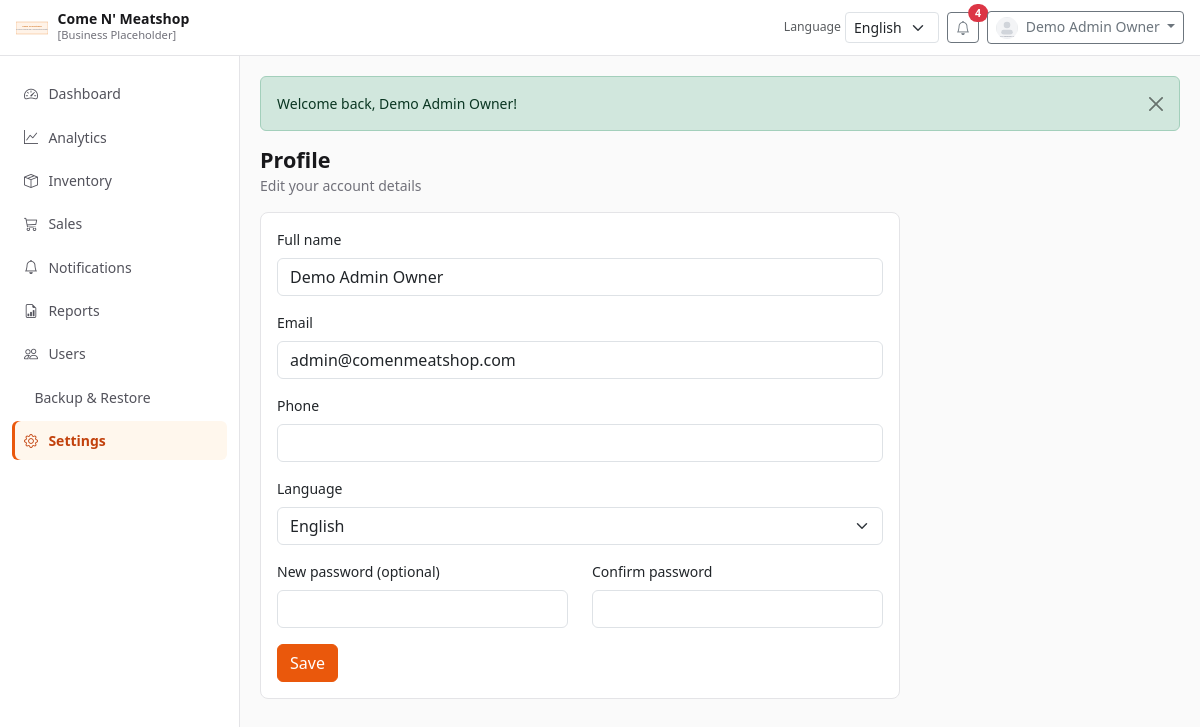
Page /sandbox-live-website/modules/settings/profile.php (signed in) on the committed database.
### tables this page shows
CREATE TABLE `users` (
  `id` INT UNSIGNED NOT NULL AUTO_INCREMENT,
  `role_id` TINYINT UNSIGNED NOT NULL,
  `username` VARCHAR(50) NOT NULL,
  `email` VARCHAR(150) NOT NULL,
  `password_hash` VARCHAR(255) NOT NULL,
  `full_name` VARCHAR(150) NOT NULL,
  `phone` VARCHAR(30) NULL,
  `avatar_path` VARCHAR(255) NULL,
  `language_preference` ENUM('en','fil') NOT NULL DEFAULT 'en',
  `status` ENUM('Active','Inactive','Archived','Deleted') NOT NULL DEFAULT 'Active',
  `is_owner` TINYINT(1) NOT NULL DEFAULT 0,
  `last_login_at` DATETIME NULL,
  `created_by` INT UNSIGNED NULL,
  `updated_by` INT UNSIGNED NULL,
  `created_at` DATETIME NOT NULL DEFAULT CURRENT_TIMESTAMP,
  `updated_at` DATETIME NOT NULL DEFAULT CURRENT_TIMESTAMP ON UPDATE CURRENT_TIMESTAMP,
  `archived_at` DATETIME NULL,
  `deleted_at` DATETIME NULL,
  PRIMARY KEY (`id`),
  UNIQUE KEY `uk_users_username` (`username`),
  UNIQUE KEY `uk_users_email` (`email`),
  KEY `idx_users_role_status` (`role_id`, `status`),
  KEY `idx_users_status` (`status`),
  CONSTRAINT `fk_users_role` FOREIGN KEY (`role_id`) REFERENCES `roles` (`id`)
    ON UPDATE CASCADE ON DELETE RESTRICT,
  CONSTRAINT `fk_users_created_by` FOREIGN KEY (`created_by`) REFERENCES `users` (`id`)
    ON UPDATE CASCADE ON DELETE SET NULL,
  CONSTRAINT `fk_users_updated_by` FOREIGN KEY (`updated_by`) REFERENCES `users` (`id`)
    ON UPDATE CASCADE ON DELETE SET NULL
);

### sandbox-live-website/includes/lang.php (called while the page is built, shortened)
<?php
function current_lang(): string
{
    $lang = $_SESSION['lang'] ?? 'en';
    return in_array($lang, ['en', 'fil'], true) ? $lang : 'en';
}
function translations(): array
{
    static $cache = [];
    $lang = current_lang();
    if (isset($cache[$lang])) {
        return $cache[$lang];
    }
    $file = __DIR__ . '/../assets/lang/' . $lang . '.php';
    $cache[$lang] = is_file($file) ? require $file : [];
    return $cache[$lang];
}
function __(string $key, array $replace = []): string
{
    $text = translations()[$key] ?? $key;
    return $text;
}

### sandbox-live-website/includes/functions.php (called while the page is built, shortened)
<?php
function app_config(?string $key = null)
{
    static $config = null;
    if ($config === null) {
        $config = require __DIR__ . '/../config/app.php';
    }
    $parts = explode('.', $key);
    $value = $config;
    foreach ($parts as $part) {
        $value = $value[$part];
    }
    return $value;
}
function base_url(string $path = ''): string
{
    $base = rtrim((string) app_config('base_url'), '/');
    $path = ltrim($path, '/');
    return $path === '' ? $base . '/' : $base . '/' . $path;
}
function e(?string $value): string
{
    return htmlspecialchars((string) $value, ENT_QUOTES | ENT_SUBSTITUTE, 'UTF-8');
}
function current_user(): ?array
{
    return $_SESSION['user'] ?? null;
}

### sandbox-live-website/config/app.php (called while the page is built, shortened)
<?php
return [
    'name' => "Come N' Meatshop",
    'tagline' => 'Web-Based Inventory Management System',
    'timezone' => 'Asia/Manila',
    'base_path' => str_replace('\\', '/', dirname(__DIR__)),
    'base_url' => getenv('https://gitrem0te.github.io/DemoMeatShop/') ?: '/live%20website/DemoMeatShop/sandbox-live-website/',
    'default_language' => 'en',
    'supported_languages' => ['en', 'fil'],
    'currency_symbol' => '₱',
    'currency_code' => 'PHP',
    'default_vat_percent' => 12.00,
    'default_min_stock' => 10,
    'near_expiry_days' => 3,
    'email_notifications_enabled' => false,
    'business' => [
        'name' => "Come N' Meatshop",
        'address' => '[Business Address Placeholder]',
        'phone' => '[Contact Number Placeholder]',
        'email' => '[Business Email Placeholder]',
        'logo' => 'assets/images/placeholders/logo-placeholder.svg',
        'receipt_footer' => "Thank you for shopping at Come N' Meatshop!",
    ],
];

### sandbox-live-website/assets/lang/en.php (called while the page is built, shortened)
<?php
return [
    'Please log in to continue.' => 'Please log in to continue.',
    'You do not have permission to access that page.' => 'You do not have permission to access that page.',
    'Invalid security token. Please try again.' => 'Invalid security token. Please try again.',
    'Dashboard' => 'Dashboard',
    'Analytics' => 'Analytics',
    'Inventory' => 'Inventory',
    'Sales' => 'Sales',
    'Notifications' => 'Notifications',
    'Reports' => 'Reports',
    'Users' => 'Users',
    'Backup & Restore' => 'Backup & Restore',
    'Settings' => 'Settings',
    'Profile' => 'Profile',
    'Logout' => 'Logout',
    'Login' => 'Login',
    'Username or Email' => 'Username or Email',
    'Password' => 'Password',
    'Sign in' => 'Sign in',
    'Welcome back' => 'Welcome back',
    'Sales Summary' => 'Sales Summary',
    'Inventory Summary' => 'Inventory Summary',
    'Low Stock Items' => 'Low Stock Items',
    'Search' => 'Search',
    'Add Product' => 'Add Product',
    'Add Stock' => 'Add Stock',
    'Save' => 'Save',
    'Cancel' => 'Cancel',
    'Edit' => 'Edit',
    'Delete' => 'Delete',
    'Archive' => 'Archive',
    'Restore' => 'Restore',
    'Record Sale' => 'Record Sale',
    'Sales History' => 'Sales History',
    'Review Sale' => 'Review Sale',
    'Confirm & Save' => 'Confirm & Save',
    'Make Changes' => 'Make Changes',
    'Print Receipt' => 'Print Receipt',
    'Mark as read' => 'Mark as read',
    'Clear' => 'Clear',
    'Language' => 'Language',
    'English' => 'English',
    'Filipino' => 'Filipino',
    'Invalid username or password.' => 'Invalid username or password.',
    'Account is not active.' => 'Account is not active.',
    'Logged out successfully.' => 'Logged out successfully.',
    'Profile updated successfully.' => 'Profile updated successfully.',
    'No records found.' => 'No records found.',
    'Actions' => 'Actions',
    'Status' => 'Status',
    'Total Sales' => 'Total Sales',
    'Transactions' => 'Transactions',
    'Products' => 'Products',
    'Active Products' => 'Active Products',
    'Out of Stock' => 'Out of Stock',
    'Near Expiry' => 'Near Expiry',
    'Expired' => 'Expired',
];

### sandbox-live-website/includes/db.php (called while the page is built, shortened)
<?php
function db(): PDO
{
    static $pdo = null;
    if ($pdo instanceof PDO) {
        return $pdo;
    }
    $cfg = require __DIR__ . '/../config/database.php';
    $dsn = sprintf(
        'mysql:host=%s;port=%d;dbname=%s;charset=%s',
        $cfg['host'],
        $cfg['port'],
        $cfg['dbname'],
        $cfg['charset']
    );
    $pdo = new PDO($dsn, $cfg['username'], $cfg['password'], $cfg['options']);
    return $pdo;
}

### sandbox-live-website/includes/notifications_helper.php (called while the page is built, shortened)
<?php
function unread_notification_count(int $userId): int
{
    $stmt = db()->prepare(
        'SELECT COUNT(*) FROM user_notifications
         WHERE user_id = ? AND is_read = 0 AND is_cleared = 0'
    );
    $stmt->execute([$userId]);
    return (int) $stmt->fetchColumn();
}

### sandbox-live-website/modules/settings/profile.php (the view, shortened to what this page needs)
<?php
$userId = (int) current_user()['id'];
$pdo = db();
$stmt = $pdo->prepare('SELECT * FROM users WHERE id = ? LIMIT 1');
$stmt->execute([$userId]);
require __DIR__ . '/../../includes/header.php';
?>
<div class="page-header">
    <div>
        <h1><?= e(__('Profile')) ?></h1>
        <p class="subtitle">Edit your account details</p>
    </div>
</div>
<div class="card" style="max-width:640px">
    <div class="card-body">
        <form method="post">
            <div class="mb-3">
                <label class="form-label">Full name</label>
                <input type="text" name="full_name" class="form-control" required value="<?= e($user['full_name']) ?>">
            </div>
            <div class="mb-3">
                <label class="form-label">Email</label>
                <input type="email" name="email" class="form-control" required value="<?= e($user['email']) ?>">
            </div>
            <div class="mb-3">
                <label class="form-label">Phone</label>
                <input type="text" name="phone" class="form-control" value="<?= e((string) $user['phone']) ?>">
            </div>
            <div class="mb-3">
                <label class="form-label"><?= e(__('Language')) ?></label>
                <select name="language_preference" class="form-select">
                    <option value="en" <?= $user['language_preference'] === 'en' ? 'selected' : '' ?>><?= e(__('English')) ?></option>
                </select>
            </div>
            <div class="row">
                <div class="col-md-6 mb-3">
                    <label class="form-label">New password (optional)</label>
                    <input type="password" name="password" class="form-control">
                </div>
                <div class="col-md-6 mb-3">
                    <label class="form-label">Confirm password</label>
                    <input type="password" name="password_confirm" class="form-control">
                </div>
            </div>
            <button type="submit" class="btn btn-primary"><?= e(__('Save')) ?></button>
        </form>
    </div>
</div>
<?php require __DIR__ . '/../../includes/footer.php'; ?>

### sandbox-live-website/includes/header.php (shortened to what this page needs)
<?php
$user = current_user();
$unread = $user ? unread_notification_count((int) $user['id']) : 0;
?>
<!DOCTYPE html>
<html lang="<?= e(current_lang()) ?>">
<head>
    <link href="https://cdn.jsdelivr.net/npm/bootstrap@5.3.3/dist/css/bootstrap.min.css" rel="stylesheet">
    <link href="https://cdn.jsdelivr.net/npm/bootstrap-icons@1.11.3/font/bootstrap-icons.min.css" rel="stylesheet">
    <link href="<?= e(base_url('assets/css/app.css')) ?>" rel="stylesheet">
</head>
<body>
<div class="admin-app">
    <header class="admin-header">
        <div class="brand-lockup">
            <img src="<?= e(base_url(app_config('business.logo'))) ?>" alt="[Logo Placeholder]">
            <div>
                <div class="brand-name"><?= e(app_config('business.name')) ?></div>
                <div class="brand-sub">[Business Placeholder]</div>
            </div>
        </div>
        <div class="ms-auto d-flex align-items-center gap-2">
            <form method="get" action="<?= e(base_url('modules/settings/set_language.php')) ?>" class="d-flex align-items-center gap-1">
                <label class="small text-muted mb-0 d-none d-md-inline"><?= e(__('Language')) ?></label>
                <select name="lang" class="form-select form-select-sm" onchange="this.form.submit()" style="width:auto">
                    <option value="en" <?= current_lang() === 'en' ? 'selected' : '' ?>><?= e(__('English')) ?></option>
                </select>
            </form>
            <a href="<?= e(base_url('modules/notifications/index.php')) ?>" class="btn btn-sm btn-outline-secondary position-relative" title="<?= e(__('Notifications')) ?>">
                <i class="bi bi-bell"></i>
                <?php if ($unread > 0): ?>
                    <span class="position-absolute top-0 start-100 translate-middle badge rounded-pill bg-danger"><?= (int) $unread ?></span>
                <?php endif; ?>
            </a>
            <div class="dropdown">
                <button class="btn btn-sm btn-outline-secondary dropdown-toggle" data-bs-toggle="dropdown">
                    <img src="<?= e(base_url($user['avatar_path'] ?? 'assets/images/placeholders/avatar-placeholder.svg')) ?>" alt="" width="22" height="22" class="rounded-circle me-1">
                    <?= e($user['full_name'] ?? '') ?>
                </button>
            </div>
        </div>
    </header>
<?php require __DIR__ . '/sidebar.php'; ?>
    <main class="admin-main">

### sandbox-live-website/assets/css/app.css (style rules this page uses)
:root { --cnm-primary: #ea580c; --cnm-primary-dark: #c2410c; --cnm-primary-soft: #fff7ed; --cnm-ink: #18181b; --cnm-ink-secondary: #52525b; --cnm-muted: #71717a; --cnm-border: #e4e4e7; --cnm-surface: #fafafa; --cnm-panel: #ffffff; --cnm-sidebar-width: 240px; --cnm-header-height: 56px; --cnm-radius: 0.5rem; }
* { box-sizing: border-box; }
body { margin: 0; font-family: "Segoe UI", Tahoma, Geneva, Verdana, sans-serif; background: var(--cnm-surface); color: var(--cnm-ink); font-size: 0.875rem; }
a { color: var(--cnm-primary); text-decoration: none; }
.btn-primary { --bs-btn-bg: var(--cnm-primary); --bs-btn-border-color: var(--cnm-primary); --bs-btn-hover-bg: var(--cnm-primary-dark); --bs-btn-hover-border-color: var(--cnm-primary-dark); --bs-btn-active-bg: var(--cnm-primary-dark); --bs-btn-active-border-color: var(--cnm-primary-dark); }
.admin-app { min-height: 100vh; }
.admin-header { position: fixed; inset: 0 0 auto 0; height: var(--cnm-header-height); background: var(--cnm-panel); border-bottom: 1px solid var(--cnm-border); z-index: 1030; display: flex; align-items: center; padding: 0 1rem; gap: 0.75rem; }
.brand-lockup { display: flex; align-items: center; gap: 0.6rem; min-width: 180px; }
.brand-lockup img { width: 32px; height: 32px; }
.brand-lockup .brand-name { font-weight: 700; color: var(--cnm-ink); line-height: 1.1; }
.brand-lockup .brand-sub { font-size: 0.7rem; color: var(--cnm-muted); }
.admin-main { margin-left: var(--cnm-sidebar-width); margin-top: var(--cnm-header-height); padding: 1.25rem; min-height: calc(100vh - var(--cnm-header-height)); }
.card, .stats-card { background: var(--cnm-panel); border: 1px solid var(--cnm-border); border-radius: var(--cnm-radius); box-shadow: none; }
.page-header { display: flex; flex-wrap: wrap; justify-content: space-between; align-items: center; gap: 0.75rem; margin-bottom: 1rem; }
.page-header h1 { font-size: 1.35rem; margin: 0; font-weight: 700; }
.page-header .subtitle { color: var(--cnm-muted); margin: 0.15rem 0 0; }

### rows in the picture
users: avatar_path (placeholder picture), full_name "Demo Admin Owner", email "admin@comenmeatshop.com", language_preference "English"

### other values in the picture
app_config('business.name') "Come N' Meatshop"
__('Language') "Language"
$unread "4"
$link['label'] "Dashboard"
$link['label'] "Analytics"
$link['label'] "Inventory"
$link['label'] "Sales"
$link['label'] "Notifications"
$link['label'] "Reports"
$link['label'] "Users"
$link['label'] "Backup & Restore"
$link['label'] "Settings"
$flash['message'] "Welcome back, Demo Admin Owner!"
__('Profile') "Profile"
__('Save') "Save"
